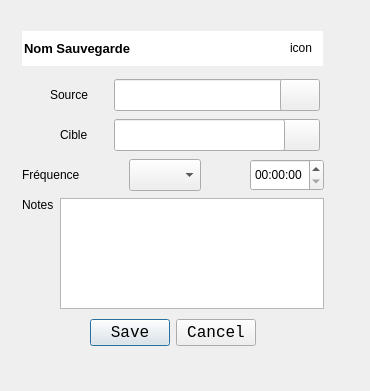
<?xml version="1.0" encoding="UTF-8"?>
<ui version="4.0">
 <class>BackupFormDialog</class>
 <widget class="QWidget" name="BackupFormDialog">
  <property name="geometry">
   <rect>
    <x>0</x>
    <y>0</y>
    <width>370</width>
    <height>391</height>
   </rect>
  </property>
  <property name="windowTitle">
   <string>Form</string>
  </property>
  <widget class="QLineEdit" name="lineEdit">
   <property name="geometry">
    <rect>
     <x>22</x>
     <y>31</y>
     <width>301</width>
     <height>35</height>
    </rect>
   </property>
   <property name="minimumSize">
    <size>
     <width>0</width>
     <height>35</height>
    </size>
   </property>
   <property name="font">
    <font>
     <family>Arial</family>
     <pointsize>10</pointsize>
     <weight>75</weight>
     <bold>true</bold>
    </font>
   </property>
   <property name="styleSheet">
    <string notr="true"/>
   </property>
   <property name="text">
    <string>Nom Sauvegarde</string>
   </property>
   <property name="frame">
    <bool>false</bool>
   </property>
  </widget>
  <widget class="QLabel" name="icon">
   <property name="geometry">
    <rect>
     <x>290</x>
     <y>30</y>
     <width>35</width>
     <height>35</height>
    </rect>
   </property>
   <property name="minimumSize">
    <size>
     <width>35</width>
     <height>35</height>
    </size>
   </property>
   <property name="maximumSize">
    <size>
     <width>32</width>
     <height>32</height>
    </size>
   </property>
   <property name="text">
    <string>icon</string>
   </property>
  </widget>
  <widget class="QLabel" name="label_2">
   <property name="geometry">
    <rect>
     <x>50</x>
     <y>79</y>
     <width>45</width>
     <height>31</height>
    </rect>
   </property>
   <property name="text">
    <string>Source</string>
   </property>
  </widget>
  <widget class="QLineEdit" name="sourceInput">
   <property name="geometry">
    <rect>
     <x>114</x>
     <y>79</y>
     <width>171</width>
     <height>32</height>
    </rect>
   </property>
   <property name="minimumSize">
    <size>
     <width>0</width>
     <height>32</height>
    </size>
   </property>
   <property name="maximumSize">
    <size>
     <width>175</width>
     <height>16777215</height>
    </size>
   </property>
  </widget>
  <widget class="QPushButton" name="sourceChoiceButton">
   <property name="geometry">
    <rect>
     <x>280</x>
     <y>79</y>
     <width>40</width>
     <height>32</height>
    </rect>
   </property>
   <property name="minimumSize">
    <size>
     <width>0</width>
     <height>32</height>
    </size>
   </property>
   <property name="sizeIncrement">
    <size>
     <width>0</width>
     <height>0</height>
    </size>
   </property>
   <property name="text">
    <string/>
   </property>
   <property name="iconSize">
    <size>
     <width>20</width>
     <height>20</height>
    </size>
   </property>
  </widget>
  <widget class="QPushButton" name="targetChoiceButton">
   <property name="geometry">
    <rect>
     <x>280</x>
     <y>119</y>
     <width>40</width>
     <height>32</height>
    </rect>
   </property>
   <property name="minimumSize">
    <size>
     <width>0</width>
     <height>32</height>
    </size>
   </property>
   <property name="text">
    <string/>
   </property>
  </widget>
  <widget class="QLineEdit" name="targetInput">
   <property name="geometry">
    <rect>
     <x>114</x>
     <y>119</y>
     <width>171</width>
     <height>32</height>
    </rect>
   </property>
   <property name="minimumSize">
    <size>
     <width>1</width>
     <height>32</height>
    </size>
   </property>
   <property name="maximumSize">
    <size>
     <width>175</width>
     <height>16777215</height>
    </size>
   </property>
  </widget>
  <widget class="QLabel" name="label_3">
   <property name="geometry">
    <rect>
     <x>60</x>
     <y>119</y>
     <width>31</width>
     <height>31</height>
    </rect>
   </property>
   <property name="text">
    <string>Cible</string>
   </property>
  </widget>
  <widget class="QDialogButtonBox" name="sourceButtonBox">
   <property name="geometry">
    <rect>
     <x>22</x>
     <y>315</y>
     <width>301</width>
     <height>35</height>
    </rect>
   </property>
   <property name="minimumSize">
    <size>
     <width>0</width>
     <height>35</height>
    </size>
   </property>
   <property name="font">
    <font>
     <family>Monospace</family>
     <pointsize>12</pointsize>
    </font>
   </property>
   <property name="styleSheet">
    <string notr="true"/>
   </property>
   <property name="orientation">
    <enum>Qt::Horizontal</enum>
   </property>
   <property name="standardButtons">
    <set>QDialogButtonBox::Cancel|QDialogButtonBox::Save</set>
   </property>
   <property name="centerButtons">
    <bool>true</bool>
   </property>
  </widget>
  <widget class="QWidget" name="layoutWidget">
   <property name="geometry">
    <rect>
     <x>22</x>
     <y>158</y>
     <width>302</width>
     <height>34</height>
    </rect>
   </property>
   <layout class="QHBoxLayout" name="horizontalLayout">
    <item>
     <widget class="QLabel" name="label_4">
      <property name="text">
       <string>Fréquence</string>
      </property>
     </widget>
    </item>
    <item>
     <spacer name="horizontalSpacer_2">
      <property name="orientation">
       <enum>Qt::Horizontal</enum>
      </property>
      <property name="sizeHint" stdset="0">
       <size>
        <width>40</width>
        <height>20</height>
       </size>
      </property>
     </spacer>
    </item>
    <item>
     <widget class="QComboBox" name="comboBox">
      <property name="minimumSize">
       <size>
        <width>0</width>
        <height>32</height>
       </size>
      </property>
     </widget>
    </item>
    <item>
     <spacer name="horizontalSpacer">
      <property name="orientation">
       <enum>Qt::Horizontal</enum>
      </property>
      <property name="sizeHint" stdset="0">
       <size>
        <width>40</width>
        <height>20</height>
       </size>
      </property>
     </spacer>
    </item>
    <item>
     <widget class="QTimeEdit" name="timeEdit">
      <property name="minimumSize">
       <size>
        <width>0</width>
        <height>32</height>
       </size>
      </property>
     </widget>
    </item>
   </layout>
  </widget>
  <widget class="QWidget" name="layoutWidget">
   <property name="geometry">
    <rect>
     <x>22</x>
     <y>198</y>
     <width>302</width>
     <height>111</height>
    </rect>
   </property>
   <layout class="QHBoxLayout" name="horizontalLayout_2">
    <item>
     <widget class="QLabel" name="label_5">
      <property name="text">
       <string>Notes</string>
      </property>
      <property name="alignment">
       <set>Qt::AlignLeading|Qt::AlignLeft|Qt::AlignTop</set>
      </property>
     </widget>
    </item>
    <item>
     <widget class="QTextEdit" name="notesInput"/>
    </item>
   </layout>
  </widget>
  <zorder>lineEdit</zorder>
  <zorder>label_2</zorder>
  <zorder>sourceInput</zorder>
  <zorder>sourceChoiceButton</zorder>
  <zorder>targetChoiceButton</zorder>
  <zorder>label_3</zorder>
  <zorder>sourceButtonBox</zorder>
  <zorder>layoutWidget</zorder>
  <zorder>layoutWidget</zorder>
  <zorder>icon</zorder>
  <zorder>targetInput</zorder>
 </widget>
 <resources/>
 <connections/>
</ui>
